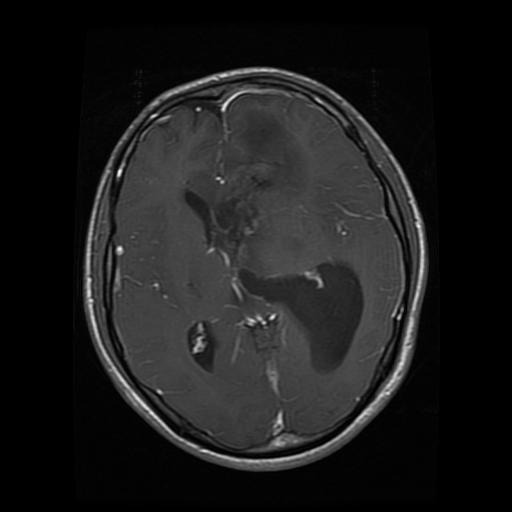
#> input picture tumor0.png, 512 x 512 px; its folder holds only this picture in this run
$ python task2.py   (older library calls are emulated)
#> lines starting #> are read from the running program, lines starting #| are printed output that depends on the picture; after the words box and inside, x2 and y2 are one past the last pixel; in counts of white or black regions, pixels touching at a corner belong together
import cv2
import numpy as np
import glob
import os

frei_chen_masks = [
    np.array([[1, np.sqrt(2), 1], [0, 0, 0], [-1, -np.sqrt(2), -1]]),  # M1
    np.array([[1, 0, -1], [np.sqrt(2), 0, -np.sqrt(2)], [1, 0, -1]]),  # M2
    np.array([[0, 1, -np.sqrt(2)], [1, 0, -1], [-np.sqrt(2), -1, 0]]),  # M3
    np.array([[np.sqrt(2), -1, 0], [-1, 0, 1], [0, 1, np.sqrt(2)]]),  # M4
    np.array([[0, 1, 0], [1, 0, -1], [0, -1, 0]]),  # M5
    np.array([[-1, 0, 1], [0, 0, 0], [1, 0, -1]]),  # M6
    np.array([[1, -2, 1], [4, 0, -4], [1, -2, 1]]),  # M7
    np.array([[-2, 1, -2], [1, 4, 1], [-2, 1, -2]]),  # M8
    np.array([[1, 1, 1], [1, 1, 1], [1, 1, 1]])  # M9
]

kirsch_masks = {
    "N": np.array([[-3, -3, 5], [-3, 0, 5], [-3, -3, 5]]),
    "W": np.array([[-3, -3, -3], [-3, 0, 5], [5, 5, 5]]),
    "S": np.array([[-3, -3, -3], [-3, 0, -3], [5, 5, 5]]),
    "E": np.array([[5, 5, 5], [-3, 0, -3], [-3, -3, -3]]),
    "NW": np.array([[5, -3, -3], [5, 0, -3], [5, -3, -3]]),
    "SW": np.array([[-3, -3, -3], [5, 0, -3], [5, 5, -3]]),
    "SE": np.array([[-3, 0, -3], [-3, 0, -3], [5, 5, 5]]),
    "NE": np.array([[-3, 0, 5], [-3, 0, 5], [5, 5, 5]])
}

nevatia_babu_masks = [
    np.array([[100, 100, 100, 100, 100], [100, 100, 100, 100, 100], [0, 0, 0, 0, 0], [-100, -100, -100, -100, -100],
              [-100, -100, -100, -100, -100]])  # 0°
]

output_dir = "output_edges"
os.makedirs(output_dir, exist_ok=True)

image_files = sorted(glob.glob("tumor*.png"))

if not image_files:
    print("No images found. Check the file names and directory.")
    exit()

for img_file in image_files:
    # Load image
    img = cv2.imread(img_file, cv2.IMREAD_GRAYSCALE)
#> img is the input picture: shape (512, 512); min 0, max 253, mean 27.7
    if img is None:
        print(f"Could not read {img_file}. Skipping.")
        continue

    # Apply Kirsch Masks
    kirsch_edges = np.zeros_like(img, dtype=np.float32)
    for mask in kirsch_masks.values():
        filtered = cv2.filter2D(img, cv2.CV_32F, mask)
        kirsch_edges = np.maximum(kirsch_edges, filtered)
#> this loop made 8 passes
#> pass 1, `filtered = cv2.filter2D(img, cv2.CV_32F, mask)`:
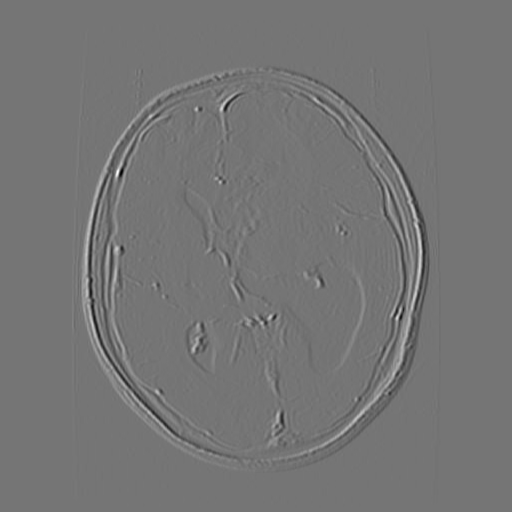
#> filtered: shape (512, 512) float32; min -1854, max 2173, mean 0; drawn with min black and max white
#> pass 1, `kirsch_edges = np.maximum(kirsch_edges, filtered)`:
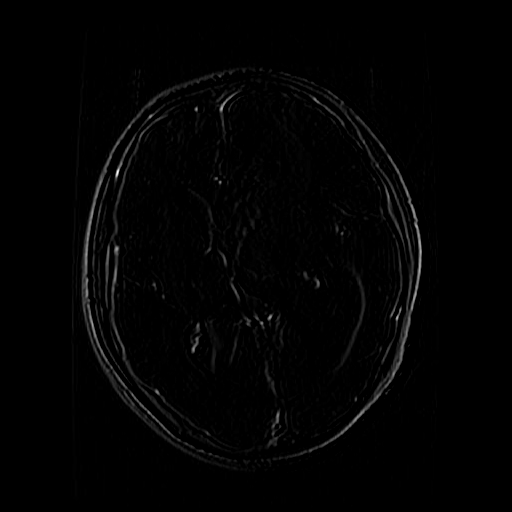
#> kirsch_edges: shape (512, 512) float32; min 0, max 2173, mean 25.6; drawn with min black and max white
#> pass 2, `filtered = cv2.filter2D(img, cv2.CV_32F, mask)`:
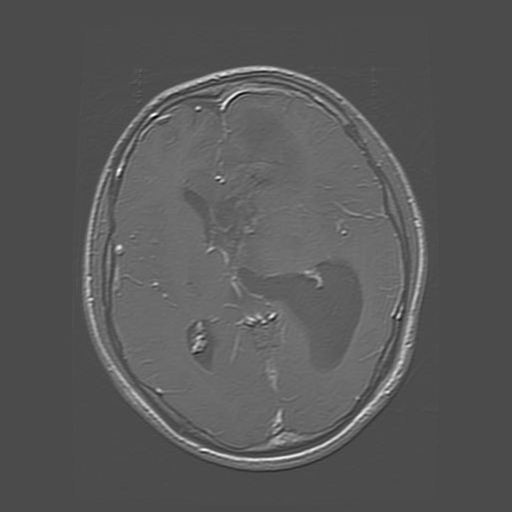
#> filtered: shape (512, 512) float32; min -1216, max 2914, mean 221.7; drawn with min black and max white
#> after the loop:
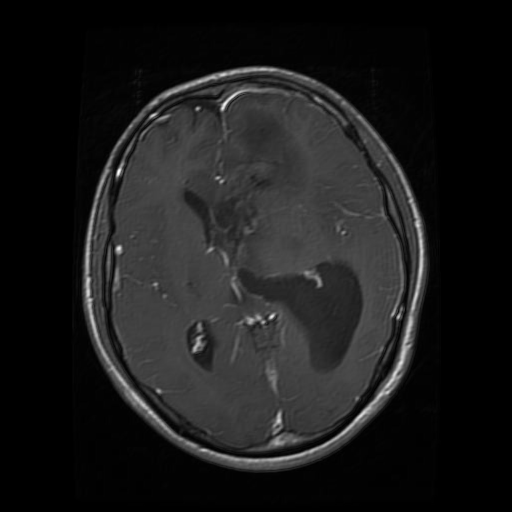
#> kirsch_edges: shape (512, 512) float32; min 0, max 4865, mean 530.2; drawn with min black and max white

    # Apply Frei and Chen Masks
    frei_chen_edges = np.zeros_like(img, dtype=np.float32)
    for mask in frei_chen_masks:
        filtered = cv2.filter2D(img, cv2.CV_32F, mask)
        frei_chen_edges = np.maximum(frei_chen_edges, filtered)
#> this loop made 9 passes
#> pass 1, `filtered = cv2.filter2D(img, cv2.CV_32F, mask)`:
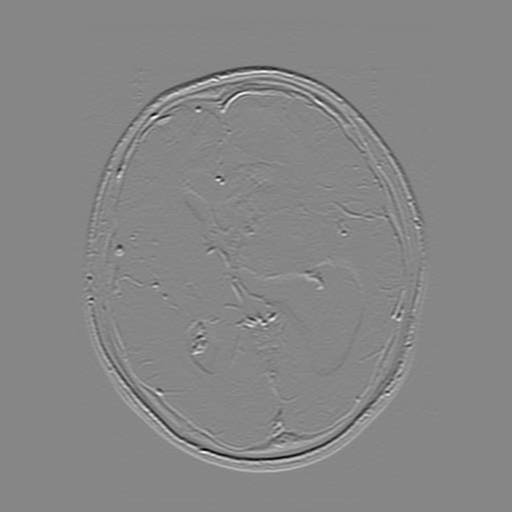
#> filtered: shape (512, 512) float32; min -544.1, max 487.2, mean 0; drawn with min black and max white
#> pass 1, `frei_chen_edges = np.maximum(frei_chen_edges, filtered)`:
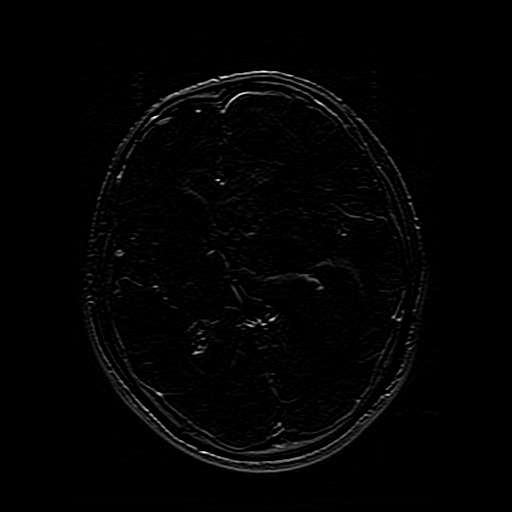
#> frei_chen_edges: shape (512, 512) float32; min 0, max 487.2, mean 6.3; drawn with min black and max white

    # Apply Nevatia and Babu Masks
    nevatia_babu_edges = np.zeros_like(img, dtype=np.float32)
    for mask in nevatia_babu_masks:
        filtered = cv2.filter2D(img, cv2.CV_32F, mask)
        nevatia_babu_edges = np.maximum(nevatia_babu_edges, filtered)

    # Combine results
    combined_edges = kirsch_edges + frei_chen_edges + nevatia_babu_edges
    combined_edges = cv2.normalize(combined_edges, None, 0, 255, cv2.NORM_MINMAX).astype(np.uint8)

    # Apply Gaussian and Median filtering for noise cleanup
    noise_cleaned = cv2.GaussianBlur(combined_edges, (3, 3), 0)
    noise_cleaned = cv2.medianBlur(noise_cleaned, 3)

    # Apply threshold to create binary mask
    _, binary_mask = cv2.threshold(noise_cleaned, 50, 255, cv2.THRESH_BINARY)
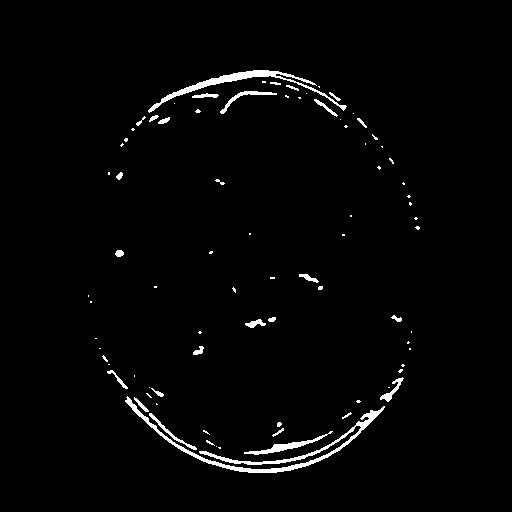
#> binary_mask: shape (512, 512); 2% white; 83 white regions (54 under 20 px), largest, box (x1, y1, x2, y2) and area: (125, 396, 385, 473) 1777, (148, 70, 347, 113) 1090, (244, 431, 333, 455) 382

    # Save results
    base_name = os.path.basename(img_file).split('.')[0]
    cv2.imwrite(os.path.join(output_dir, f"{base_name}_combined.jpg"), combined_edges)
    cv2.imwrite(os.path.join(output_dir, f"{base_name}_cleaned.jpg"), noise_cleaned)
    cv2.imwrite(os.path.join(output_dir, f"{base_name}_binary.jpg"), binary_mask)

print(f"Edge detection with noise cleanup completed. Results saved in '{output_dir}'.")

$ run again, on tumor5.png
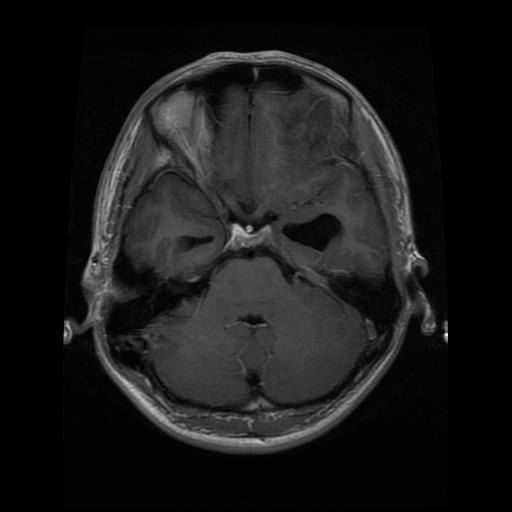
#> input picture tumor5.png, 512 x 512 px
#> img is the input picture: shape (512, 512); min 0, max 250, mean 25
#> the loop `for mask in nevatia_babu_masks:` made 1 pass
#> pass 1, `filtered = cv2.filter2D(img, cv2.CV_32F, mask)`:
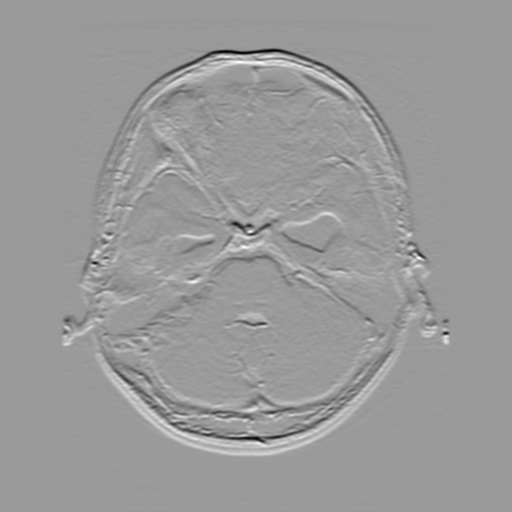
#> filtered: shape (512, 512) float32; min -125800, max 82400, mean -5.2; drawn with min black and max white
#> `_, binary_mask = cv2.threshold(noise_cleaned, 50, 255, cv2.THRESH_BINA..`:
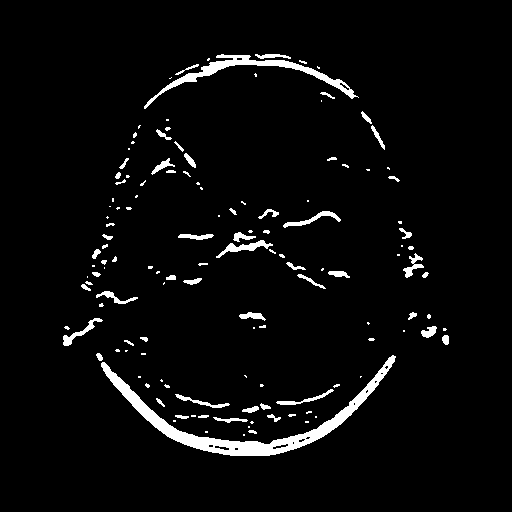
#> binary_mask: shape (512, 512); 3.9% white; 134 white regions (74 under 20 px), largest, box (x1, y1, x2, y2) and area: (101, 355, 396, 456) 3836, (144, 54, 359, 109) 1527, (216, 240, 273, 258) 307

$ run again, on tumor6.png
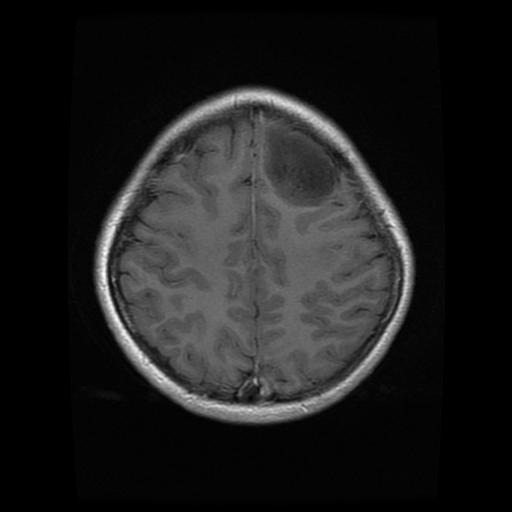
#> input picture tumor6.png, 512 x 512 px
#> img is the input picture: shape (512, 512); min 0, max 255, mean 29.6
#> `_, binary_mask = cv2.threshold(noise_cleaned, 50, 255, cv2.THRESH_BINA..`:
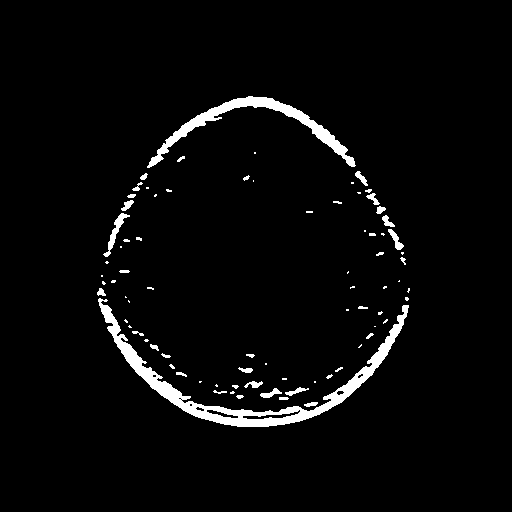
#> binary_mask: shape (512, 512); 3.4% white; 81 white regions (47 under 20 px), largest, box (x1, y1, x2, y2) and area: (98, 298, 409, 427) 4560, (147, 96, 356, 168) 2281, (103, 213, 130, 257) 266
